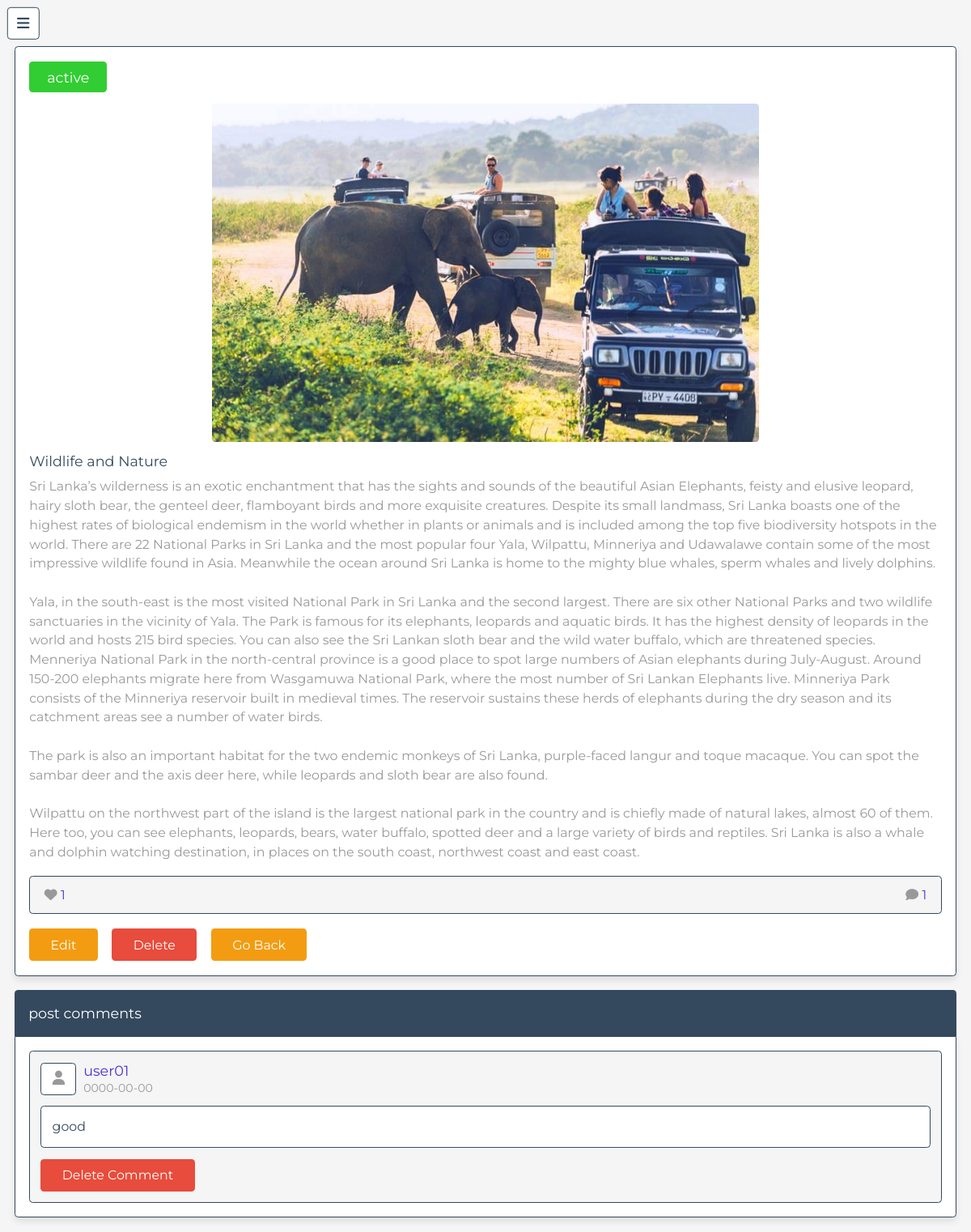
Screenshot of /admin/read_post.php?post_id=6 (signed in) with the database file from the repository.
### tables this page shows
CREATE TABLE IF NOT EXISTS `posts` (
  `id` int NOT NULL AUTO_INCREMENT,
  `admin_id` int NOT NULL,
  `name` varchar(100) NOT NULL,
  `title` varchar(100) NOT NULL,
  `content` varchar(5000) NOT NULL,
  `category` varchar(50) NOT NULL,
  `image` varchar(100) NOT NULL,
  `date` date NOT NULL,
  `status` varchar(10) NOT NULL,
  PRIMARY KEY (`id`)
);

CREATE TABLE IF NOT EXISTS `comments` (
  `id` int NOT NULL AUTO_INCREMENT,
  `post_id` int NOT NULL,
  `admin_id` int NOT NULL,
  `user_id` int NOT NULL,
  `user_name` varchar(50) NOT NULL,
  `comment` varchar(1000) NOT NULL,
  `date` date NOT NULL,
  PRIMARY KEY (`id`)
);

### admin/read_post.php (the view, shortened to what this page needs)
<?php
include '../components/connect.php';
$admin_id = $_SESSION['admin_id'];
$get_id = $_GET['post_id'];
?>
<!DOCTYPE html>
<html lang="en">
<head>
   <link rel="stylesheet" href="https://cdnjs.cloudflare.com/ajax/libs/font-awesome/6.1.1/css/all.min.css">
   <link rel="stylesheet" href="../css/admin_style.css">
</head>
<body>
<?php include '../components/admin_header.php' ?>
<section class="read-post">
   <?php
      $select_posts = $conn->prepare("SELECT * FROM `posts` WHERE admin_id = ? AND id = ?");
      $select_posts->execute([$admin_id, $get_id]);
      if($select_posts->rowCount() > 0){
         while($fetch_posts = $select_posts->fetch(PDO::FETCH_ASSOC)){
            $post_id = $fetch_posts['id'];
            $count_post_comments = $conn->prepare("SELECT * FROM `comments` WHERE post_id = ?");
            $count_post_comments->execute([$post_id]);
            $total_post_comments = $count_post_comments->rowCount();
            $count_post_likes = $conn->prepare("SELECT * FROM `likes` WHERE post_id = ?");
            $count_post_likes->execute([$post_id]);
            $total_post_likes = $count_post_likes->rowCount();
   ?>
   <form method="post">
      <div class="status" style="background-color:<?php if($fetch_posts['status'] == 'active'){echo 'limegreen'; }else{echo 'coral';}; ?>;"><?= $fetch_posts['status']; ?></div>
      <?php if($fetch_posts['image'] != ''){ ?>
         <img src="../uploaded_img/<?= $fetch_posts['image']; ?>" class="image" alt="">
      <?php } ?>
      <div class="title"><?= $fetch_posts['title']; ?></div>
      <div class="content"><?= $fetch_posts['content']; ?></div>
      <div class="icons">
         <div class="likes"><i class="fas fa-heart"></i><span><?= $total_post_likes; ?></span></div>
         <div class="comments"><i class="fas fa-comment"></i><span><?= $total_post_comments; ?></span></div>
      </div>
      <div class="flex-btn">
         <a href="edit_post.php?id=<?= $post_id; ?>" class="inline-option-btn">edit</a>
         <button type="submit" name="delete" class="inline-delete-btn" onclick="return confirm('delete this post?');">delete</button>
         <a href="view_posts.php" class="inline-option-btn">go back</a>
      </div>
   </form>
   <?php
         }
      }else{
         echo '<p class="empty">no posts added yet! <a href="add_posts.php" class="btn" style="margin-top:1.5rem;">add post</a></p>';
      }
   ?>
</section>
<section class="comments" style="padding-top: 0;">
   <p class="comment-title">post comments</p>
   <div class="box-container">
   <?php
         $select_comments = $conn->prepare("SELECT * FROM `comments` WHERE post_id = ?");
         $select_comments->execute([$get_id]);
         if($select_comments->rowCount() > 0){
            while($fetch_comments = $select_comments->fetch(PDO::FETCH_ASSOC)){
      ?>
   <div class="box">
      <div class="user">
         <i class="fas fa-user"></i>
         <div class="user-info">
            <span><?= $fetch_comments['user_name']; ?></span>
            <div><?= $fetch_comments['date']; ?></div>
         </div>
      </div>
      <div class="text"><?= $fetch_comments['comment']; ?></div>
      <form action="" method="POST">
         <button type="submit" class="inline-delete-btn" name="delete_comment" onclick="return confirm('delete this comment?');">delete comment</button>
      </form>
   </div>
   <?php
         }
      }else{
         echo '<p class="empty">no comments added yet!</p>';
      }
   ?>
   </div>
</section>
</body>
</html>

### css/admin_style.css (style rules this page uses)
:root { --main-color:#4834d4; --red:#e74c3c; --orange:#f39c12; --black:#34495e; --white:#fff; --light-bg:#f5f5f5; --light-color:#999; --border:.2rem solid var(--black); --box-shadow:0 .5rem 1rem rgba(0,0,0,.1); }
* { font-family: 'Montserrat', sans-serif; margin:0; padding:0; box-sizing: border-box; text-decoration: none; outline: none; border:none; }
html { font-size: 62.5%; overflow-x: hidden; }
body { background-color: var(--light-bg); padding-left: 35rem; }
section { max-width: 1200px; margin:0 auto; padding:2rem; }
.btn, .delete-btn, .option-btn, .inline-btn, .inline-option-btn, .inline-delete-btn { margin-top: 1rem; border-radius: .5rem; cursor: pointer; font-size: 1.8rem; color:var(--white); padding:1.2rem 3rem; text-transform: capitalize; text-align: center; }
.inline-btn, .inline-option-btn, .inline-delete-btn { display: inline-block; margin-right: 1rem; }
.inline-delete-btn, .delete-btn { background-color: var(--red); }
.inline-option-btn, .option-btn { background-color: var(--orange); }
.flex-btn { display: flex; gap:1rem; }
.read-post form { border-radius: .5rem; border:var(--border); padding:2rem; background-color: var(--white); box-shadow: var(--box-shadow); }
.read-post form .status { border-radius: .5rem; padding:1rem 2.5rem; font-size: 2rem; color:var(--white); display: inline-block; }
.read-post form .image { width: 60%; display: flex; margin-left: auto; margin-right: auto; border-radius: .5rem; margin-top: 1.5rem; }
.read-post form .title { color:var(--black); font-size: 2rem; margin-top: 1.5rem; }
.read-post form .content { line-height: 1.5; font-size: 1.8rem; color:var(--light-color); padding:1rem 0; white-space: pre-line; }
.read-post form .icons { display: flex; align-items: center; justify-content: space-between; border-radius: .5rem; border:var(--border); background-color: var(--light-bg); padding:1.5rem 2rem; margin:1rem 0; }
.read-post form .icons div { font-size: 1.8rem; }
.read-post form .icons span { color:var(--main-color); }
.read-post form .icons i { color:var(--light-color); margin-right: .5rem; }
.comments .comment-title { border-top-right-radius: .5rem; border-top-left-radius: .5rem; background-color: var(--black); padding:2rem; color:var(--white); font-size: 2rem; }
.comments .box-container { border-bottom-right-radius: .5rem; border-bottom-left-radius: .5rem; background-color: var(--white); box-shadow: var(--box-shadow); border:var(--border); padding:2rem; display: grid; gap:2rem; }
.comments .box-container .box { background-color: var(--light-bg); border-radius: .5rem; padding:1.5rem; border:var(--border); }
.comments .box-container .box .user { display: flex; align-items: center; gap:1rem; margin-bottom: 1.5rem; }
.comments .box-container .box .user i { font-size: 2rem; border-radius: .5rem; border:var(--border); height: 4.5rem; width: 5rem; line-height: 4.1rem; background-color: var(--white); text-align: center; color:var(--light-color); }
.comments .box-container .box .user .user-info span { font-size: 2rem; color:var(--main-color); }
.comments .box-container .box .user .user-info div { color:var(--light-color); font-size: 1.6rem; margin-top: .2rem; }
.comments .box-container .box .text { font-size: 1.8rem; color:var(--black); line-height: 1.5; white-space: pre-line; background-color: var(--white); border-radius: .5rem; padding:1.5rem; margin:.5rem 0; border:var(--border); }
@media (max-width:1200px) { html { font-size: 55%; } }
@media (max-width:1200px) { body { padding-left: 0; } }

### rows the page displays
posts: status "active", image (picture), title "Wildlife and Nature", content "Sri Lanka’s wilderness is an exotic enchantment that has the sights and sounds of the beautiful Asian Elephants, feisty and elusive leopard, hairy sloth bear, the genteel deer, flamboyant birds and more exquisite creatures. Despite its small landmass, Sri Lanka boasts one of the highest rates of biological endemism in the world whether in plants or animals and is included among the top five biodiversity hotspots in the world. There are 22 National Parks in Sri Lanka and the most popular four Yala, Wilpattu, Minneriya and Udawalawe contain some of the most impressive wildlife found in Asia. Meanwhile the ocean around Sri Lanka is home to the mighty blue whales, sperm whales and lively…", total_post_likes "1", total_post_comments "1"
comments: user_name "user01", date "0000-00-00", comment "good"
